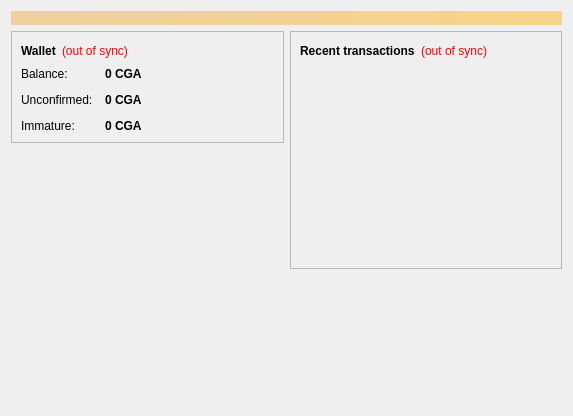
<?xml version="1.0" encoding="UTF-8"?>
<ui version="4.0">
 <class>OverviewPage</class>
 <widget class="QWidget" name="OverviewPage">
  <property name="geometry">
   <rect>
    <x>0</x>
    <y>0</y>
    <width>573</width>
    <height>342</height>
   </rect>
  </property>
  <property name="windowTitle">
   <string>Form</string>
  </property>
  <layout class="QVBoxLayout" name="topLayout">
   <item>
    <widget class="QLabel" name="labelAlerts">
     <property name="visible">
      <bool>false</bool>
     </property>
     <property name="styleSheet">
      <string notr="true">background-color: qlineargradient(x1: 0, y1: 0, x2: 1, y2: 0, stop:0 #F0D0A0, stop:1 #F8D488); color:#000000;</string>
     </property>
     <property name="wordWrap">
      <bool>true</bool>
     </property>
     <property name="margin">
      <number>3</number>
     </property>
    </widget>
   </item>
   <item>
    <layout class="QHBoxLayout" name="horizontalLayout" stretch="1,1">
     <item>
      <layout class="QVBoxLayout" name="verticalLayout_2">
       <item>
        <widget class="QFrame" name="frame">
         <property name="frameShape">
          <enum>QFrame::StyledPanel</enum>
         </property>
         <property name="frameShadow">
          <enum>QFrame::Raised</enum>
         </property>
         <layout class="QVBoxLayout" name="verticalLayout_4">
          <item>
           <layout class="QHBoxLayout" name="horizontalLayout_4">
            <item>
             <widget class="QLabel" name="label_5">
              <property name="font">
               <font>
                <weight>75</weight>
                <bold>true</bold>
               </font>
              </property>
              <property name="text">
               <string>Wallet</string>
              </property>
             </widget>
            </item>
            <item>
             <widget class="QLabel" name="labelWalletStatus">
              <property name="toolTip">
               <string>The displayed information may be out of date. Your wallet automatically synchronizes with the CryptographicAnomaly2 network after a connection is established, but this process has not completed yet.</string>
              </property>
              <property name="styleSheet">
               <string notr="true">QLabel { color: red; }</string>
              </property>
              <property name="text">
               <string notr="true">(out of sync)</string>
              </property>
              <property name="alignment">
               <set>Qt::AlignLeading|Qt::AlignLeft|Qt::AlignVCenter</set>
              </property>
             </widget>
            </item>
            <item>
             <spacer name="horizontalSpacer_2">
              <property name="orientation">
               <enum>Qt::Horizontal</enum>
              </property>
              <property name="sizeHint" stdset="0">
               <size>
                <width>40</width>
                <height>20</height>
               </size>
              </property>
             </spacer>
            </item>
           </layout>
          </item>
          <item>
           <layout class="QFormLayout" name="formLayout_2">
            <property name="fieldGrowthPolicy">
             <enum>QFormLayout::AllNonFixedFieldsGrow</enum>
            </property>
            <property name="horizontalSpacing">
             <number>12</number>
            </property>
            <property name="verticalSpacing">
             <number>12</number>
            </property>
            <item row="0" column="0">
             <widget class="QLabel" name="label">
              <property name="text">
               <string>Balance:</string>
              </property>
             </widget>
            </item>
            <item row="0" column="1">
             <widget class="QLabel" name="labelBalance">
              <property name="font">
               <font>
                <weight>75</weight>
                <bold>true</bold>
               </font>
              </property>
              <property name="cursor">
               <cursorShape>IBeamCursor</cursorShape>
              </property>
              <property name="toolTip">
               <string>Your current balance</string>
              </property>
              <property name="text">
               <string notr="true">0 CGA</string>
              </property>
              <property name="textInteractionFlags">
               <set>Qt::LinksAccessibleByMouse|Qt::TextSelectableByKeyboard|Qt::TextSelectableByMouse</set>
              </property>
             </widget>
            </item>
            <item row="1" column="0">
             <widget class="QLabel" name="label_3">
              <property name="text">
               <string>Unconfirmed:</string>
              </property>
             </widget>
            </item>
            <item row="1" column="1">
             <widget class="QLabel" name="labelUnconfirmed">
              <property name="font">
               <font>
                <weight>75</weight>
                <bold>true</bold>
               </font>
              </property>
              <property name="cursor">
               <cursorShape>IBeamCursor</cursorShape>
              </property>
              <property name="toolTip">
               <string>Total of transactions that have yet to be confirmed, and do not yet count toward the current balance</string>
              </property>
              <property name="text">
               <string notr="true">0 CGA</string>
              </property>
              <property name="textInteractionFlags">
               <set>Qt::LinksAccessibleByMouse|Qt::TextSelectableByKeyboard|Qt::TextSelectableByMouse</set>
              </property>
             </widget>
            </item>
            <item row="2" column="0">
             <widget class="QLabel" name="labelImmatureText">
              <property name="text">
               <string>Immature:</string>
              </property>
             </widget>
            </item>
            <item row="2" column="1">
             <widget class="QLabel" name="labelImmature">
              <property name="font">
               <font>
                <weight>75</weight>
                <bold>true</bold>
               </font>
              </property>
              <property name="toolTip">
               <string>Mined balance that has not yet matured</string>
              </property>
              <property name="text">
               <string notr="true">0 CGA</string>
              </property>
              <property name="textInteractionFlags">
               <set>Qt::LinksAccessibleByMouse|Qt::TextSelectableByKeyboard|Qt::TextSelectableByMouse</set>
              </property>
             </widget>
            </item>
           </layout>
          </item>
         </layout>
        </widget>
       </item>
       <item>
        <spacer name="verticalSpacer">
         <property name="orientation">
          <enum>Qt::Vertical</enum>
         </property>
         <property name="sizeHint" stdset="0">
          <size>
           <width>20</width>
           <height>40</height>
          </size>
         </property>
        </spacer>
       </item>
       <item>
        <widget class="QLabel" name="label_2">
         <property name="minimumSize">
          <size>
           <width>256</width>
           <height>256</height>
          </size>
         </property>
         <property name="text">
          <string/>
         </property>
         <property name="pixmap">
          <pixmap resource="../bitcoin.qrc">:/icons/bitcoin</pixmap>
         </property>
         <property name="scaledContents">
          <bool>false</bool>
         </property>
         <property name="alignment">
          <set>Qt::AlignCenter</set>
         </property>
        </widget>
       </item>
      </layout>
     </item>
     <item>
      <layout class="QVBoxLayout" name="verticalLayout_3">
       <item>
        <widget class="QFrame" name="frame_2">
         <property name="frameShape">
          <enum>QFrame::StyledPanel</enum>
         </property>
         <property name="frameShadow">
          <enum>QFrame::Raised</enum>
         </property>
         <layout class="QVBoxLayout" name="verticalLayout">
          <item>
           <layout class="QHBoxLayout" name="horizontalLayout_2">
            <item>
             <widget class="QLabel" name="label_4">
              <property name="text">
               <string>&lt;b&gt;Recent transactions&lt;/b&gt;</string>
              </property>
             </widget>
            </item>
            <item>
             <widget class="QLabel" name="labelTransactionsStatus">
              <property name="toolTip">
               <string>The displayed information may be out of date. Your wallet automatically synchronizes with the CryptographicAnomaly2 network after a connection is established, but this process has not completed yet.</string>
              </property>
              <property name="styleSheet">
               <string notr="true">QLabel { color: red; }</string>
              </property>
              <property name="text">
               <string notr="true">(out of sync)</string>
              </property>
              <property name="alignment">
               <set>Qt::AlignRight|Qt::AlignTrailing|Qt::AlignVCenter</set>
              </property>
             </widget>
            </item>
            <item>
             <spacer name="horizontalSpacer">
              <property name="orientation">
               <enum>Qt::Horizontal</enum>
              </property>
              <property name="sizeHint" stdset="0">
               <size>
                <width>40</width>
                <height>20</height>
               </size>
              </property>
             </spacer>
            </item>
           </layout>
          </item>
          <item>
           <widget class="QListView" name="listTransactions">
            <property name="styleSheet">
             <string notr="true">QListView { background: transparent; }</string>
            </property>
            <property name="frameShape">
             <enum>QFrame::NoFrame</enum>
            </property>
            <property name="verticalScrollBarPolicy">
             <enum>Qt::ScrollBarAlwaysOff</enum>
            </property>
            <property name="horizontalScrollBarPolicy">
             <enum>Qt::ScrollBarAlwaysOff</enum>
            </property>
            <property name="selectionMode">
             <enum>QAbstractItemView::NoSelection</enum>
            </property>
           </widget>
          </item>
         </layout>
        </widget>
       </item>
       <item>
        <spacer name="verticalSpacer_2">
         <property name="orientation">
          <enum>Qt::Vertical</enum>
         </property>
         <property name="sizeHint" stdset="0">
          <size>
           <width>20</width>
           <height>40</height>
          </size>
         </property>
        </spacer>
       </item>
      </layout>
     </item>
    </layout>
   </item>
  </layout>
 </widget>
 <resources/>
 <connections/>
</ui>
